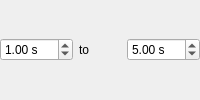
                       <widget class="QWidget" name="widget_6" native="true">
                        <layout class="QHBoxLayout" name="horizontalLayout_7">
                         <property name="leftMargin">
                          <number>0</number>
                         </property>
                         <property name="topMargin">
                          <number>0</number>
                         </property>
                         <property name="rightMargin">
                          <number>0</number>
                         </property>
                         <property name="bottomMargin">
                          <number>0</number>
                         </property>
                         <item>
                          <widget class="QDoubleSpinBox" name="spinOffDurationMin">
                           <property name="suffix">
                            <string> s</string>
                           </property>
                           <property name="maximum">
                            <double>999.990000000000009</double>
                           </property>
                           <property name="value">
                            <double>1.000000000000000</double>
                           </property>
                          </widget>
                         </item>
                         <item>
                          <widget class="QLabel" name="label_40">
                           <property name="text">
                            <string>to</string>
                           </property>
                          </widget>
                         </item>
                         <item>
                          <widget class="QDoubleSpinBox" name="spinOffDurationMax">
                           <property name="suffix">
                            <string> s</string>
                           </property>
                           <property name="maximum">
                            <double>999.990000000000009</double>
                           </property>
                           <property name="value">
                            <double>5.000000000000000</double>
                           </property>
                          </widget>
                         </item>
                        </layout>
                       </widget>
